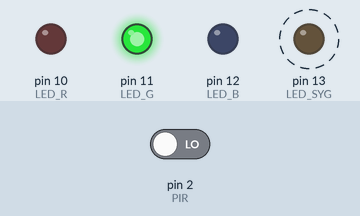
Recording of a sketch running on a simulated Arduino Uno, built with avr-gcc and run on an emulated ATmega328P. On the bench: output pins drawn as LEDs (lit = HIGH). Dashed ring = blinking. The test bench sets the inputs (shaded band); at power-on: pin 2 (PIR) LOW.

Above: at 1.2 s.
1.3 s: pin 2 (PIR) driven HIGH
At 2.8 s:
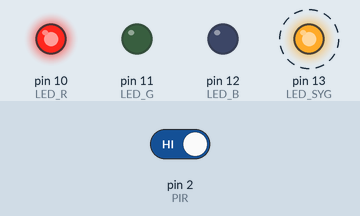
Timing chart, 0 to 10.3 s (numbered marks = the images above; inputs shaded):
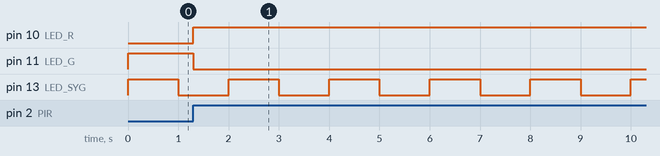

The sketch:

09_przerwania.ino
```cpp
#define LED_R 10
#define LED_G 11
#define LED_B 12
#define LED_SYG 13

#define PIR 2

void setup() {
  pinMode(LED_R, OUTPUT); //Poszczególne piny sterujące diodą jako wyjścia
  pinMode(LED_G, OUTPUT);
  pinMode(LED_B, OUTPUT);
  pinMode(LED_SYG, OUTPUT);

  pinMode(PIR, INPUT); //PIR jako wejście

  digitalWrite(LED_R, LOW);
  digitalWrite(LED_G, HIGH);
  digitalWrite(LED_B, LOW);

  attachInterrupt(digitalPinToInterrupt(PIR), alarm, RISING); //Przerwanie reagujące na zbocze
}

void loop() {
  digitalWrite(LED_SYG, HIGH);
  delay(1000);
  digitalWrite(LED_SYG, LOW);
  delay(1000);
}

void alarm() {
  digitalWrite(LED_R, HIGH); //Stan ALARM - dioda czerwona
  digitalWrite(LED_G, LOW);
}
```

Measured:
- after the input at 1.3 s, pin 10 (LED_R): LOW → HIGH at once; pin 11 (LED_G): HIGH → LOW at once
- by itself, pin 13 (LED_SYG): alternates HIGH for 1.0 s and LOW for 1.0 s
